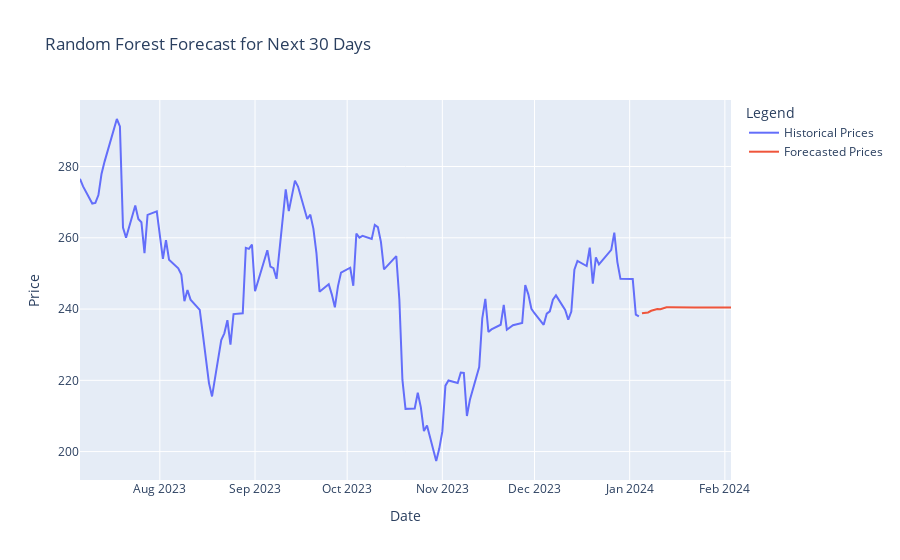

Source (notebook cell):
### Code cell
last_date = data1.index.max()
forecast_dates = pd.date_range(start=last_date, periods=len(forecast) + 1, freq='D')[1:]

# Plotting
fig = go.Figure()

# Add actual data to the plot
fig.add_trace(go.Scatter(x=data1.index, y=data1['Close'], mode='lines', name='Historical Prices'))

# Add forecasted data to the plot
fig.add_trace(go.Scatter(x=forecast_dates, y=forecast, mode='lines', name='Forecasted Prices'))

# Update plot layout
fig.update_layout(title='Random Forest Forecast for Next 30 Days',
                  xaxis_title='Date',
                  yaxis_title='Price',
                  legend_title='Legend')

# Show the plot
fig.show()
